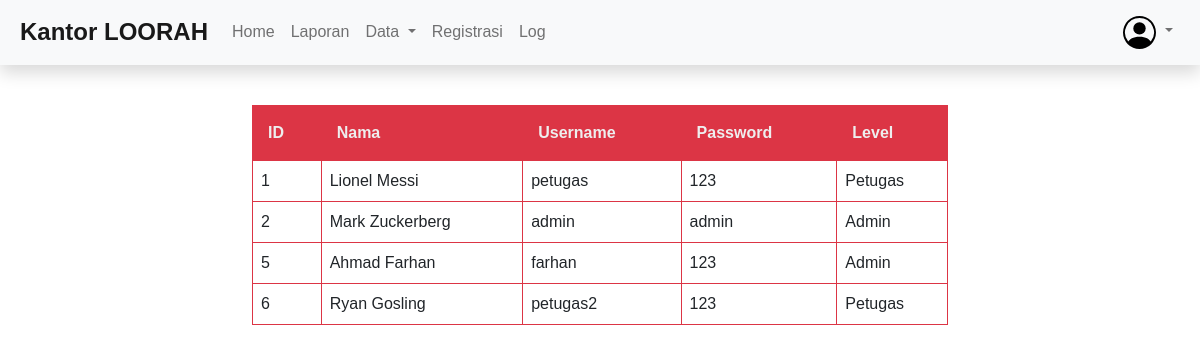
The page /admin/data_petugas.php on the database its author committed.
### tables this page shows
CREATE TABLE `petugas_farhan` (
  `id_petugas_farhan` int(11) NOT NULL,
  `nama_petugas_farhan` varchar(35) NOT NULL,
  `username_petugas_farhan` varchar(25) NOT NULL,
  `password_petugas_farhan` varchar(32) NOT NULL,
  `telp_petugas_farhan` varchar(13) NOT NULL,
  `level_farhan` enum('Admin','Petugas') NOT NULL
);

### admin/data_petugas.php (the view, shortened to what this page needs)
<!DOCTYPE html>
<html lang="en">
<head>
    <link href="../bootstrap/css/bootstrap.min.css" rel="stylesheet">
    <link rel="stylesheet" href="../css/style.css">
</head>
<body>
<nav class="navbar navbar-expand-lg navbar-light bg-light p-2 shadow">
  <div class="container-fluid">
    <a class="navbar-brand fw-bold fs-4" href="#">Kantor LOORAH</a>
    <div class="collapse navbar-collapse" id="navbarText">
      <ul class="navbar-nav me-auto mb-2 mb-lg-0">
        <li class="nav-item">
          <a class="nav-link " aria-current="page" href="admin.php">Home</a>
        </li>
        <li class="nav-item">
          <a class="nav-link " href="laporan.php">Laporan</a>
        </li>
        <ul class="navbar-nav">
        <li class="nav-item dropdown">
          <a class="nav-link dropdown-toggle" href="#" id="navbarDarkDropdownMenuLink" role="button" data-bs-toggle="dropdown" aria-expanded="false">
            Data
          </a>
        </li>
      </ul>
        <li class="nav-item">
          <a class="nav-link" href="registrasi.php">Registrasi</a>
        </li>
        <li class="nav-item">
          <a class="nav-link" href="log_tanggapan_farhan.php">Log</a>
        </li>
      </ul>
      <ul class="navbar-nav mx-3">
        <li class="nav-item dropdown">
          <a class="nav-link dropdown-toggle" href="#" id="navbarDarkDropdownMenuLink" role="button" data-bs-toggle="dropdown" aria-expanded="false">
            <img src="../img/person-circle.svg" class="w-100">
          </a>
        </li>
      </ul>
    </div>
  </div>
</nav>
    <?php
        include '../koneksi.php';
        $sql = "SELECT * FROM petugas_farhan";
        $laporan = mysqli_query($conn, $sql);
    ?>
    <br>
    <div class="container p-0 pt-3">
      <div class="table-responsive container-fluid col-12">
        <table border="1" cellpadding="5px" class="table table-bordered border-danger table-hover">
            <thead>
                <tr>
                    <th>ID</th>
                    <th>Nama</th>
                    <th>Username</th>
                    <th>Password</th>
                    <th>Level</th>
                </tr>
            </thead>
            <tbody>
                <?php foreach ($laporan as $row) : ?>
                    <td class="align-middle"><?= $row["id_petugas_farhan"]; ?></td>
                    <td class="align-middle"><?= $row["nama_petugas_farhan"]; ?></td>
                    <td class="align-middle"><?= $row["username_petugas_farhan"]; ?></td>
                    <td class="align-middle"><?= $row["password_petugas_farhan"]; ?></td>
                    <td class="align-middle"><?= $row["level_farhan"]; ?></td>
                    <?php endforeach; ?>
            </tbody>
        </table>
      </div>
    </div>
</body>
</html>

### css/style.css (style rules this page uses)
body { padding: 0; margin: 0; font-family: Arial, Helvetica, sans-serif; background-repeat: no-repeat; }
.container { width: 60%; }
a { text-decoration: none; }
.table th { background-color: #dc3545; padding: 15px; color: #eee; }

### rows shown on the page
petugas_farhan: id_petugas_farhan "1", nama_petugas_farhan "Lionel Messi", username_petugas_farhan "petugas", password_petugas_farhan "123", level_farhan "Petugas"
petugas_farhan: id_petugas_farhan "2", nama_petugas_farhan "Mark Zuckerberg", username_petugas_farhan "admin", password_petugas_farhan "admin", level_farhan "Admin"
petugas_farhan: id_petugas_farhan "5", nama_petugas_farhan "Ahmad Farhan", username_petugas_farhan "farhan", password_petugas_farhan "123", level_farhan "Admin"
petugas_farhan: id_petugas_farhan "6", nama_petugas_farhan "Ryan Gosling", username_petugas_farhan "petugas2", password_petugas_farhan "123", level_farhan "Petugas"
